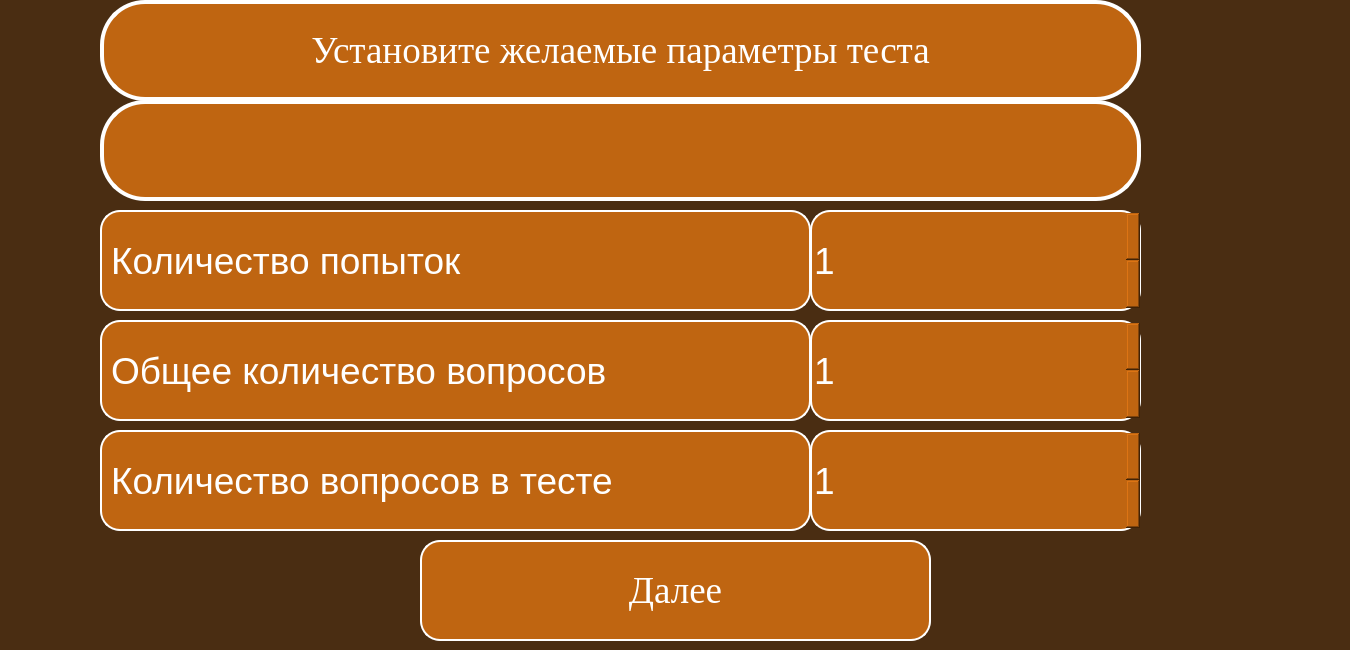
<?xml version="1.0" encoding="UTF-8"?>
<ui version="4.0">
 <class>Dialog</class>
 <widget class="QDialog" name="Dialog">
  <property name="geometry">
   <rect>
    <x>0</x>
    <y>0</y>
    <width>1350</width>
    <height>650</height>
   </rect>
  </property>
  <property name="windowTitle">
   <string>Dialog</string>
  </property>
  <property name="styleSheet">
   <string notr="true">background-color: rgb(74, 45, 18);
font-size:28pt;</string>
  </property>
  <widget class="QLabel" name="label">
   <property name="geometry">
    <rect>
     <x>100</x>
     <y>0</y>
     <width>1041</width>
     <height>101</height>
    </rect>
   </property>
   <property name="font">
    <font>
     <family>Times New Roman</family>
     <pointsize>30</pointsize>
     <weight>50</weight>
     <italic>false</italic>
     <bold>false</bold>
    </font>
   </property>
   <property name="styleSheet">
    <string notr="true">font: 30pt &quot;Times New Roman&quot;;
color: white;
background-color: rgb(191, 101, 17);
border-radius: 45px;
border: 4px solid #ffffff;</string>
   </property>
   <property name="text">
    <string>Установите желаемые параметры теста</string>
   </property>
   <property name="scaledContents">
    <bool>false</bool>
   </property>
   <property name="alignment">
    <set>Qt::AlignCenter</set>
   </property>
   <property name="wordWrap">
    <bool>true</bool>
   </property>
  </widget>
  <widget class="QPushButton" name="nextButton">
   <property name="geometry">
    <rect>
     <x>420</x>
     <y>540</y>
     <width>511</width>
     <height>101</height>
    </rect>
   </property>
   <property name="font">
    <font>
     <family>Times New Roman</family>
     <pointsize>50</pointsize>
     <weight>50</weight>
     <italic>false</italic>
     <bold>false</bold>
    </font>
   </property>
   <property name="styleSheet">
    <string notr="true">QPushButton {
color: white;
background-color: rgb(191, 101, 17);
border-radius: 20px;
border: 2px solid #ffffff;
font: 50pt &quot;Times New Roman&quot;;
}

QPushButton:pressed {
color: rgb(191, 101, 17);
background-color: white;
border: 4px solid rgb(191, 101, 17);
font: 50pt &quot;Times New Roman&quot;;
}</string>
   </property>
   <property name="text">
    <string>Далее</string>
   </property>
  </widget>
  <widget class="QSpinBox" name="use">
   <property name="geometry">
    <rect>
     <x>810</x>
     <y>430</y>
     <width>331</width>
     <height>101</height>
    </rect>
   </property>
   <property name="styleSheet">
    <string notr="true">color: white;
background-color: rgb(191, 101, 17);
border-radius: 20px;
border: 2px solid #ffffff;
font: 40pt &quot;Times New Roman&quot;;</string>
   </property>
   <property name="minimum">
    <number>1</number>
   </property>
   <property name="maximum">
    <number>100</number>
   </property>
  </widget>
  <widget class="QLabel" name="label_2">
   <property name="geometry">
    <rect>
     <x>100</x>
     <y>430</y>
     <width>711</width>
     <height>101</height>
    </rect>
   </property>
   <property name="styleSheet">
    <string notr="true">color: white;
background-color: rgb(191, 101, 17);
border-radius: 20px;
border: 2px solid #ffffff;
font: 40pt &quot;Times New Roman&quot;;</string>
   </property>
   <property name="text">
    <string>Количество вопросов в тесте</string>
   </property>
  </widget>
  <widget class="QSpinBox" name="total">
   <property name="geometry">
    <rect>
     <x>810</x>
     <y>320</y>
     <width>331</width>
     <height>101</height>
    </rect>
   </property>
   <property name="styleSheet">
    <string notr="true">color: white;
background-color: rgb(191, 101, 17);
border-radius: 20px;
border: 2px solid #ffffff;
font: 40pt &quot;Times New Roman&quot;;</string>
   </property>
   <property name="minimum">
    <number>1</number>
   </property>
   <property name="maximum">
    <number>100</number>
   </property>
  </widget>
  <widget class="QLabel" name="label_3">
   <property name="geometry">
    <rect>
     <x>100</x>
     <y>320</y>
     <width>711</width>
     <height>101</height>
    </rect>
   </property>
   <property name="styleSheet">
    <string notr="true">color: white;
background-color: rgb(191, 101, 17);
border-radius: 20px;
border: 2px solid #ffffff;
font: 40pt &quot;Times New Roman&quot;;</string>
   </property>
   <property name="text">
    <string>Общее количество вопросов</string>
   </property>
  </widget>
  <widget class="QSpinBox" name="tries">
   <property name="geometry">
    <rect>
     <x>810</x>
     <y>210</y>
     <width>331</width>
     <height>101</height>
    </rect>
   </property>
   <property name="styleSheet">
    <string notr="true">color: white;
background-color: rgb(191, 101, 17);
border-radius: 20px;
border: 2px solid #ffffff;
font: 40pt &quot;Times New Roman&quot;;</string>
   </property>
   <property name="minimum">
    <number>1</number>
   </property>
   <property name="maximum">
    <number>100</number>
   </property>
  </widget>
  <widget class="QLabel" name="label_4">
   <property name="geometry">
    <rect>
     <x>100</x>
     <y>210</y>
     <width>711</width>
     <height>101</height>
    </rect>
   </property>
   <property name="styleSheet">
    <string notr="true">color: white;
background-color: rgb(191, 101, 17);
border-radius: 20px;
border: 2px solid #ffffff;
font: 40pt &quot;Times New Roman&quot;;</string>
   </property>
   <property name="text">
    <string>Количество попыток</string>
   </property>
  </widget>
  <widget class="QLineEdit" name="name">
   <property name="geometry">
    <rect>
     <x>100</x>
     <y>100</y>
     <width>1041</width>
     <height>101</height>
    </rect>
   </property>
   <property name="styleSheet">
    <string notr="true">font: 50pt &quot;Times New Roman&quot;;
color: white;
background-color: rgb(191, 101, 17);
border-radius: 45px;
border: 4px solid #ffffff;</string>
   </property>
  </widget>
 </widget>
 <resources/>
 <connections/>
</ui>
